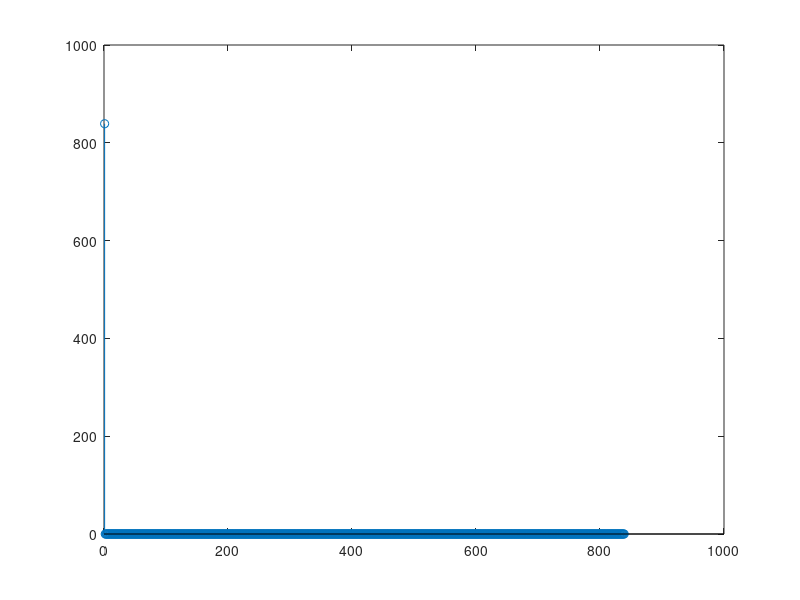
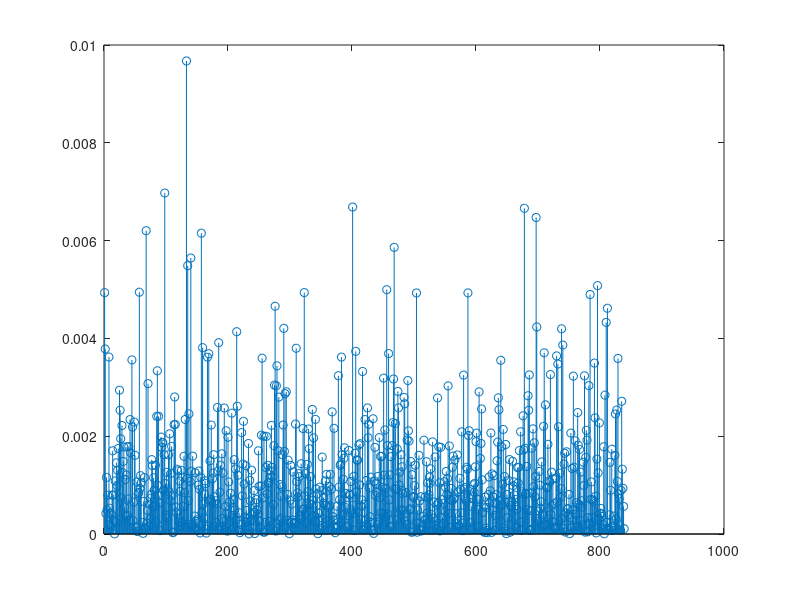
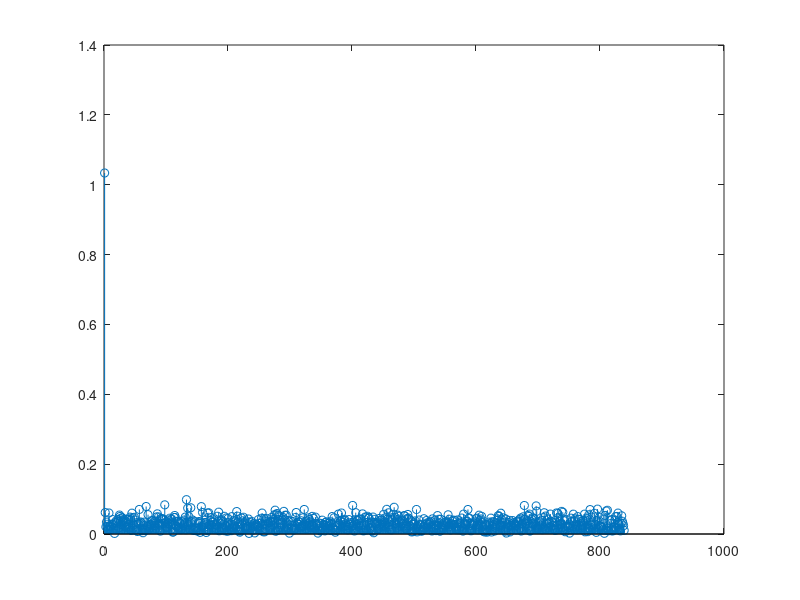
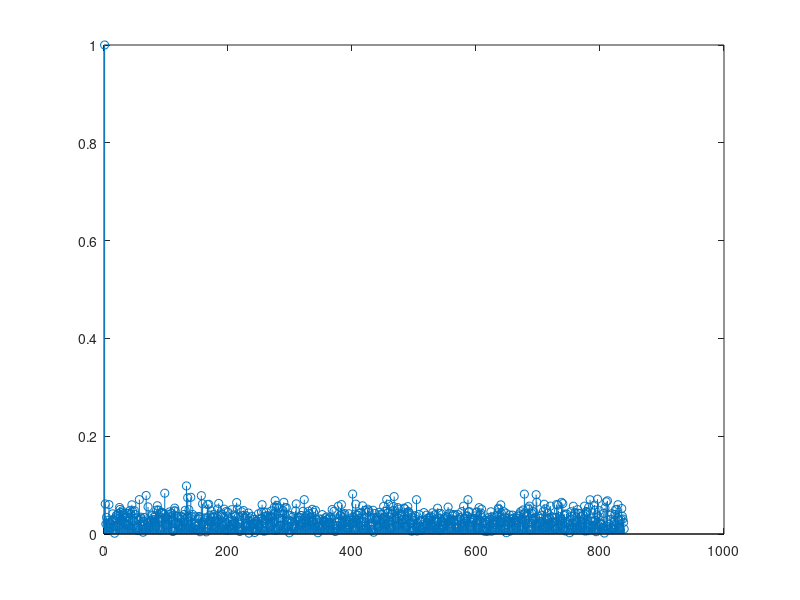

These charts were generated, in order, by the following MATLAB code:
clear all;close all;clc

% ------- Definitions -------
u = 129;
Nzc = 839;
NIFFT = 2048;
NIDFT = 24576;
NSUBFRAME = 30720;
Ncp = 3168;
NG = 2976;
v = [0];
Ncs = 13;

% ------- Generate Root Zadoff-Chu sequence. -------
n = [0:1:(Nzc-1)];
xu_root = exp(-1i*(pi*u.*n.*(n+1))./Nzc);

% ------- Apply Cyclic Shift to Root Zadoff-Chu sequence. -------
Cv = v(1)*Ncs;
xuv = xu_root(mod((n+Cv),Nzc)+1);

zu = complex(zeros(1,Nzc),zeros(1,Nzc));
for l=0:1:Nzc-1
    for n=0:1:Nzc-1
        zu(l+1) = zu(l+1) + xuv(n+1)*conj(xu_root(mod((n+l),Nzc)+1));
    end
end
figure;
stem(abs(zu));


% Noise
w = wgn(1,Nzc,0,'complex');
zu = complex(zeros(1,Nzc),zeros(1,Nzc));
for l=0:1:Nzc-1
    for n=0:1:Nzc-1
        zu(l+1) = zu(l+1) + w(n+1)*conj(xu_root(mod((n+l),Nzc)+1));
    end
end
noise = abs(zu/Nzc).^2;
figure;
stem(noise);


zu = complex(zeros(1,Nzc),zeros(1,Nzc));
y = xuv+w;
for l=0:1:Nzc-1
    for n=0:1:Nzc-1
        zu(l+1) = zu(l+1) + y(n+1)*conj(xu_root(mod((n+l),Nzc)+1));
    end
end
zu = zu/Nzc;

figure;
stem(abs(zu));

% Noise
aux = complex(zeros(1,1),zeros(1,1));
l = 0;
for n=0:1:Nzc-1
    aux = aux + w(n+1)*conj(xu_root(mod((n+l),Nzc)+1));
end
aux = aux/Nzc;

zu(1) = zu(1) - aux;

figure;
stem(abs(zu));

a=1;
